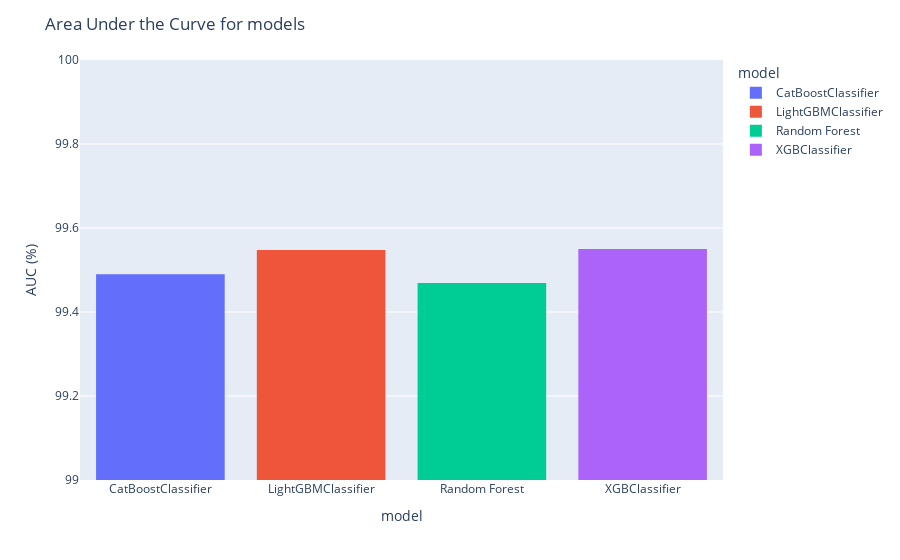

The notebook cell this image was saved under:
### Code cell
# Create a bar chart
fig = px.histogram(dfmetrics, x="model", y = "auc", color="model")
fig.update_layout(title_text='Area Under the Curve for models',xaxis_title="model",
    yaxis_title="AUC (%)", yaxis_range=[99,100])
fig.show()

### Figure 1 — Plotly figure (JSON) as saved in the notebook; plotly's stock layout.template omitted (floating-point values rounded to 4 significant figures)
{"data": [{"alignmentgroup": "True", "bingroup": "x", "histfunc": "sum", "hovertemplate": "model=%{x}<br>sum of auc=%{y}<extra></extra>", "legendgroup": "CatBoostClassifier", "marker": {"color": "#636efa", "pattern": {"shape": ""}}, "name": "CatBoostClassifier", "offsetgroup": "CatBoostClassifier", "orientation": "v", "showlegend": true, "type": "histogram", "x": ["CatBoostClassifier"], "xaxis": "x", "y": [99.49], "yaxis": "y"}, {"alignmentgroup": "True", "bingroup": "x", "histfunc": "sum", "hovertemplate": "model=%{x}<br>sum of auc=%{y}<extra></extra>", "legendgroup": "LightGBMClassifier", "marker": {"color": "#EF553B", "pattern": {"shape": ""}}, "name": "LightGBMClassifier", "offsetgroup": "LightGBMClassifier", "orientation": "v", "showlegend": true, "type": "histogram", "x": ["LightGBMClassifier"], "xaxis": "x", "y": [99.55], "yaxis": "y"}, {"alignmentgroup": "True", "bingroup": "x", "histfunc": "sum", "hovertemplate": "model=%{x}<br>sum of auc=%{y}<extra></extra>", "legendgroup": "Random Forest", "marker": {"color": "#00cc96", "pattern": {"shape": ""}}, "name": "Random Forest", "offsetgroup": "Random Forest", "orientation": "v", "showlegend": true, "type": "histogram", "x": ["Random Forest"], "xaxis": "x", "y": [99.47], "yaxis": "y"}, {"alignmentgroup": "True", "bingroup": "x", "histfunc": "sum", "hovertemplate": "model=%{x}<br>sum of auc=%{y}<extra></extra>", "legendgroup": "XGBClassifier", "marker": {"color": "#ab63fa", "pattern": {"shape": ""}}, "name": "XGBClassifier", "offsetgroup": "XGBClassifier", "orientation": "v", "showlegend": true, "type": "histogram", "x": ["XGBClassifier"], "xaxis": "x", "y": [99.55], "yaxis": "y"}], "layout": {"barmode": "relative", "legend": {"title": {"text": "model"}, "tracegroupgap": 0}, "margin": {"t": 60}, "title": {"text": "Area Under the Curve for models"}, "xaxis": {"anchor": "y", "categoryarray": ["CatBoostClassifier", "LightGBMClassifier", "Random Forest", "XGBClassifier"], "categoryorder": "array", "domain": [0, 1], "title": {"text": "model"}}, "yaxis": {"anchor": "x", "domain": [0, 1], "range": [99, 100], "title": {"text": "AUC (%)"}}}}
